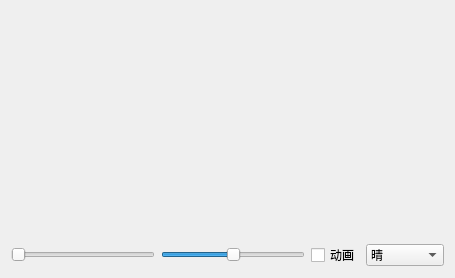
<?xml version="1.0" encoding="UTF-8"?>
<ui version="4.0">
 <class>frmGaugeWeather</class>
 <widget class="QWidget" name="frmGaugeWeather">
  <property name="geometry">
   <rect>
    <x>0</x>
    <y>0</y>
    <width>455</width>
    <height>278</height>
   </rect>
  </property>
  <property name="windowTitle">
   <string>Form</string>
  </property>
  <layout class="QVBoxLayout" name="verticalLayout">
   <item>
    <widget class="QWidget" name="widget" native="true">
     <layout class="QHBoxLayout" name="horizontalLayout_2">
      <item>
       <widget class="GaugeWeather" name="gaugeWeather" native="true">
        <property name="sizePolicy">
         <sizepolicy hsizetype="Preferred" vsizetype="Expanding">
          <horstretch>0</horstretch>
          <verstretch>0</verstretch>
         </sizepolicy>
        </property>
       </widget>
      </item>
     </layout>
    </widget>
   </item>
   <item>
    <layout class="QHBoxLayout" name="horizontalLayout">
     <item>
      <widget class="QSlider" name="horizontalSlider1">
       <property name="maximum">
        <number>100</number>
       </property>
       <property name="singleStep">
        <number>1</number>
       </property>
       <property name="orientation">
        <enum>Qt::Horizontal</enum>
       </property>
      </widget>
     </item>
     <item>
      <widget class="QSlider" name="horizontalSlider2">
       <property name="minimum">
        <number>-50</number>
       </property>
       <property name="maximum">
        <number>50</number>
       </property>
       <property name="orientation">
        <enum>Qt::Horizontal</enum>
       </property>
      </widget>
     </item>
     <item>
      <widget class="QCheckBox" name="ckAnimation">
       <property name="text">
        <string>动画</string>
       </property>
      </widget>
     </item>
     <item>
      <widget class="QComboBox" name="comboBox">
       <item>
        <property name="text">
         <string>晴</string>
        </property>
       </item>
       <item>
        <property name="text">
         <string>雨</string>
        </property>
       </item>
       <item>
        <property name="text">
         <string>雪</string>
        </property>
       </item>
       <item>
        <property name="text">
         <string>多云</string>
        </property>
       </item>
       <item>
        <property name="text">
         <string>风</string>
        </property>
       </item>
       <item>
        <property name="text">
         <string>雪雨</string>
        </property>
       </item>
       <item>
        <property name="text">
         <string>冰雹</string>
        </property>
       </item>
       <item>
        <property name="text">
         <string>闪电</string>
        </property>
       </item>
       <item>
        <property name="text">
         <string>雾</string>
        </property>
       </item>
       <item>
        <property name="text">
         <string>局部多云</string>
        </property>
       </item>
      </widget>
     </item>
    </layout>
   </item>
  </layout>
 </widget>
 <customwidgets>
  <customwidget>
   <class>GaugeWeather</class>
   <extends>QWidget</extends>
   <header>gaugeweather.h</header>
  </customwidget>
 </customwidgets>
 <resources/>
 <connections/>
</ui>
